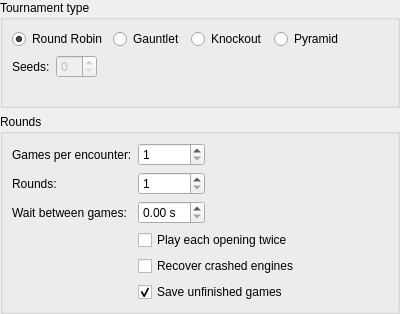
<?xml version="1.0" encoding="UTF-8"?>
<ui version="4.0">
 <class>TournamentSettingsWidget</class>
 <widget class="QWidget" name="TournamentSettingsWidget">
  <property name="geometry">
   <rect>
    <x>0</x>
    <y>0</y>
    <width>400</width>
    <height>314</height>
   </rect>
  </property>
  <property name="windowTitle">
   <string>Form</string>
  </property>
  <layout class="QVBoxLayout" name="verticalLayout">
   <property name="leftMargin">
    <number>0</number>
   </property>
   <property name="topMargin">
    <number>0</number>
   </property>
   <property name="rightMargin">
    <number>0</number>
   </property>
   <property name="bottomMargin">
    <number>0</number>
   </property>
   <item>
    <widget class="QGroupBox" name="groupBox">
     <property name="title">
      <string>Tournament type</string>
     </property>
     <layout class="QVBoxLayout" name="verticalLayout_2">
      <item>
       <layout class="QHBoxLayout" name="horizontalLayout_2">
        <item>
         <widget class="QRadioButton" name="m_roundRobinRadio">
          <property name="toolTip">
           <string>Round-robin tournament</string>
          </property>
          <property name="text">
           <string>Round Robin</string>
          </property>
          <property name="checked">
           <bool>true</bool>
          </property>
         </widget>
        </item>
        <item>
         <widget class="QRadioButton" name="m_gauntletRadio">
          <property name="toolTip">
           <string>First engine plays against the rest</string>
          </property>
          <property name="text">
           <string>Gauntlet</string>
          </property>
         </widget>
        </item>
        <item>
         <widget class="QRadioButton" name="m_knockoutRadio">
          <property name="toolTip">
           <string>Single-elimination tournament</string>
          </property>
          <property name="text">
           <string>Knockout</string>
          </property>
         </widget>
        </item>
        <item>
         <widget class="QRadioButton" name="m_pyramidRadio">
          <property name="toolTip">
           <string>Every engine plays against all of its predecessors</string>
          </property>
          <property name="text">
           <string>Pyramid</string>
          </property>
         </widget>
        </item>
        <item>
         <spacer name="horizontalSpacer">
          <property name="orientation">
           <enum>Qt::Horizontal</enum>
          </property>
          <property name="sizeHint" stdset="0">
           <size>
            <width>40</width>
            <height>20</height>
           </size>
          </property>
         </spacer>
        </item>
       </layout>
      </item>
      <item>
       <layout class="QFormLayout" name="formLayout_2">
        <property name="fieldGrowthPolicy">
         <enum>QFormLayout::ExpandingFieldsGrow</enum>
        </property>
        <item row="0" column="1">
         <widget class="QSpinBox" name="m_seedsSpin">
          <property name="enabled">
           <bool>false</bool>
          </property>
          <property name="toolTip">
           <string>At most this many players from the top of the players list will be seeded in the tournament.</string>
          </property>
         </widget>
        </item>
        <item row="0" column="0">
         <widget class="QLabel" name="label_4">
          <property name="text">
           <string>Seeds:</string>
          </property>
          <property name="buddy">
           <cstring>m_seedsSpin</cstring>
          </property>
         </widget>
        </item>
       </layout>
      </item>
     </layout>
    </widget>
   </item>
   <item>
    <widget class="QGroupBox" name="groupBox_2">
     <property name="title">
      <string>Rounds</string>
     </property>
     <layout class="QFormLayout" name="formLayout">
      <property name="fieldGrowthPolicy">
       <enum>QFormLayout::ExpandingFieldsGrow</enum>
      </property>
      <item row="0" column="0">
       <widget class="QLabel" name="label">
        <property name="text">
         <string>Games per encounter:</string>
        </property>
        <property name="buddy">
         <cstring>m_gamesPerEncounterSpin</cstring>
        </property>
       </widget>
      </item>
      <item row="0" column="1">
       <widget class="QSpinBox" name="m_gamesPerEncounterSpin">
        <property name="minimum">
         <number>1</number>
        </property>
        <property name="maximum">
         <number>999999</number>
        </property>
       </widget>
      </item>
      <item row="1" column="0">
       <widget class="QLabel" name="label_2">
        <property name="text">
         <string>Rounds:</string>
        </property>
        <property name="buddy">
         <cstring>m_roundsSpin</cstring>
        </property>
       </widget>
      </item>
      <item row="1" column="1">
       <widget class="QSpinBox" name="m_roundsSpin">
        <property name="minimum">
         <number>1</number>
        </property>
        <property name="maximum">
         <number>999999</number>
        </property>
       </widget>
      </item>
      <item row="2" column="0">
       <widget class="QLabel" name="label_3">
        <property name="text">
         <string>Wait between games:</string>
        </property>
        <property name="buddy">
         <cstring>m_waitSpin</cstring>
        </property>
       </widget>
      </item>
      <item row="2" column="1">
       <widget class="QDoubleSpinBox" name="m_waitSpin">
        <property name="suffix">
         <string> s</string>
        </property>
       </widget>
      </item>
      <item row="3" column="1">
       <widget class="QCheckBox" name="m_repeatCheck">
        <property name="text">
         <string>Play each opening twice</string>
        </property>
       </widget>
      </item>
      <item row="4" column="1">
       <widget class="QCheckBox" name="m_recoverCheck">
        <property name="toolTip">
         <string>If enabled, crashed engines are restarted and the tournament is not stopped.</string>
        </property>
        <property name="text">
         <string>Recover crashed engines</string>
        </property>
       </widget>
      </item>
      <item row="5" column="1">
       <widget class="QCheckBox" name="m_saveUnfinishedGamesCheck">
        <property name="text">
         <string>Save unfinished games</string>
        </property>
        <property name="checked">
         <bool>true</bool>
        </property>
       </widget>
      </item>
     </layout>
    </widget>
   </item>
  </layout>
 </widget>
 <resources/>
 <connections/>
</ui>
